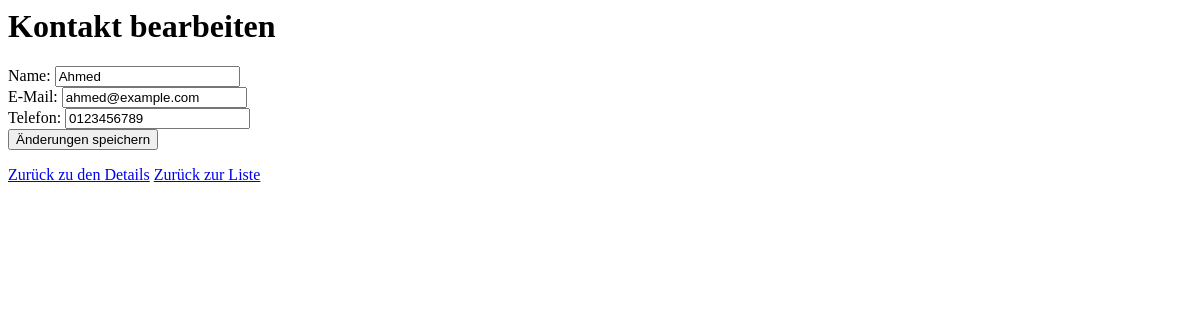
The app's page /contacts/contacts/1/edit/, older data.
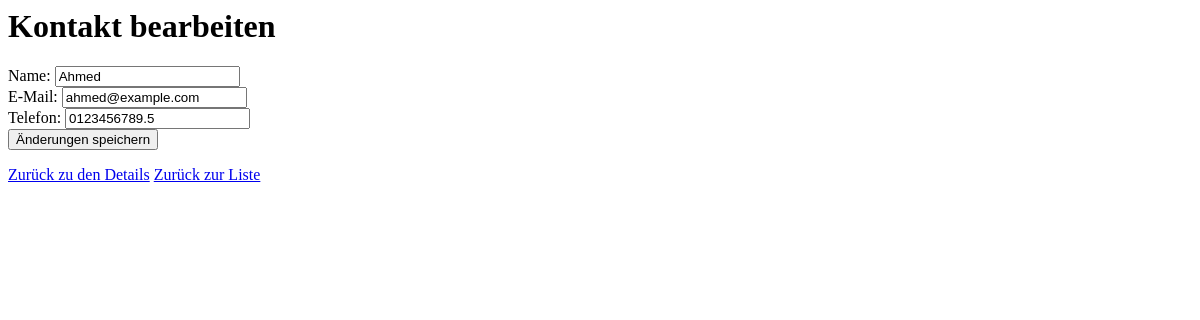
The same page, newer data.
### contacts/models.py (models this page shows, shortened)
class Contact(models.Model):
    name = models.CharField(max_length=100)
    phone = models.CharField(max_length=20)
    email = models.EmailField()

### contacts/views.py (the view)
# urls.py: path('contacts/<int:contact_id>/edit/', views.contact_edit, name='contact_edit'),  # Kontakt bearbeiten
def contact_edit(request, contact_id):
    contact = get_object_or_404(Contact, id=contact_id)
    if request.method == 'POST':
        form = ContactForm(request.POST, instance=contact)
        if form.is_valid():
            form.save()  # speichert die Änderungen
            return redirect('contact_detail', contact_id=contact_id)  # zurück zu contact_detail
    else:
        form = ContactForm(instance=contact)
    return render(request, 'contacts/contact_edit.html', {'form': form, 'contact': contact})

### contacts/forms.py
class ContactForm(forms.ModelForm):
    class Meta:
        model = Contact
        fields = ['name', 'phone', 'email']

### contacts/templates/contacts/contact_edit.html (shortened to what this page needs)
<h1>Kontakt bearbeiten</h1>
<form method="POST">
    <label for="name">Name:</label>
    <input type="text" name="name" id="name" value="{{ contact.name }}" required>
    <br>
    <label for="email">E-Mail:</label>
    <input type="email" name="email" id="email" value="{{ contact.email }}" required>
    <br>
    <label for="phone">Telefon:</label>
    <input type="text" name="phone" id="phone" value="{{ contact.phone }}" required>
    <br>
    <button type="submit">Änderungen speichern</button>
</form>
<a href="{% url 'contact_detail' contact.id %}">Zurück zu den Details</a>
<a href="{% url 'contact_list' %}">Zurück zur Liste</a>

Row changes from the older to the newer data that the page shows:
changed Contact "Ahmed": phone "0123456789" → "0123456789.5"
